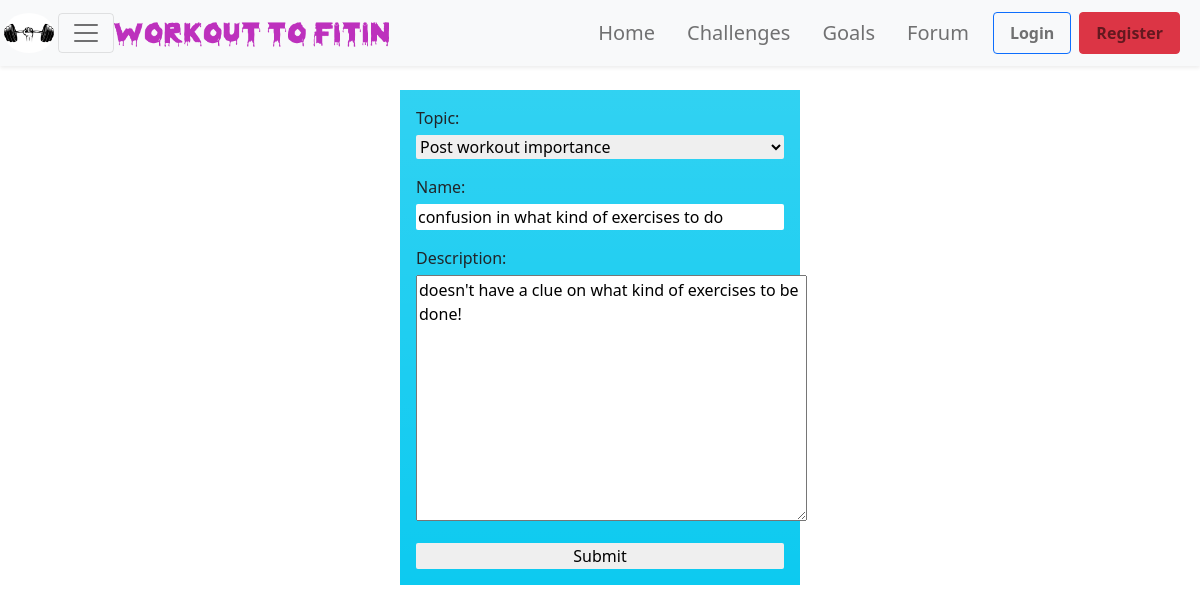
Screenshot of /update_room/8/ with the database file from the repository.
### myapp/models.py (models this page shows, shortened)
class Room(models.Model) :
    host = models.ForeignKey(User,on_delete=models.SET_NULL,null=True)
    topic = models.ForeignKey(Topic,on_delete=models.SET_NULL,null=True)
    name = models.CharField(max_length=200)
    description = models.TextField(null=True,blank=True) # null is allowed , submitting blank form is allowed
    updated = models.DateTimeField(auto_now=True) # it will updated every single time when it is saved
    created = models.DateTimeField(auto_now_add=True) # initial time stamp
    class Meta :
        ordering = ['updated','created']

class Topic(models.Model) :
    name = models.CharField(max_length=200)
    def __str__(self) -> str:
        return self.name

### myapp/views.py (the view)
# urls.py: path('update_room/<str:pk>/',myapp_views.update_room,name='update_room'),
def update_room(request,pk):
    room = Room.objects.get(id=pk)
    form = RoomForm(instance=room)
    if request.method == 'POST' :
        form = RoomForm(request.POST,instance=room)
        if form.is_valid() :
            form.save()
            return redirect('home')
    context = {'form':form}
    return render(request,'create_room.html',context)

### myapp/forms.py
class RoomForm(ModelForm) :
    class Meta :
        model = Room
        fields = ['topic','name','description']

### templates/create_room.html (shortened to what this page needs)
{% extends 'base.html' %}
{% block content %}
   <form class="room-form col-sm-4 mx-auto my-4 p-3 bg-info bg-gradient" method='POST' action=''>
        {{form.as_p}}
       <input type='submit' value="Submit" />
   </form>
{% endblock content %}

### static/css/main.css (style rules this page uses)
body { background-color: blue; }
.room-form input,select { width:100%; display:block; border-radius:2px; border:none; }
.room-form label { display:block; font-size: 16px; margin-bottom:5px; }

### rows the page displays
Room: topic "Post workout importance", description "doesn't have a clue on what kind of exercises to be done!"
Topic: name "confusion in what kind of exercises to do"
